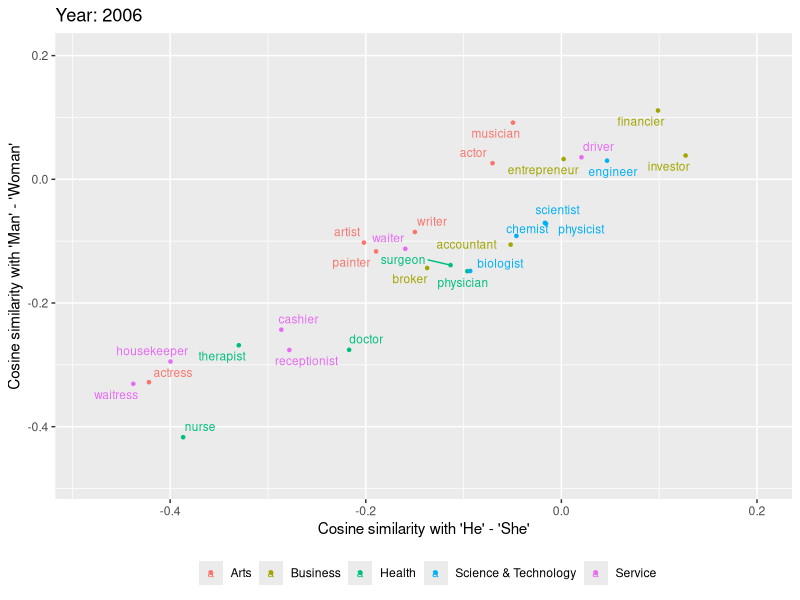
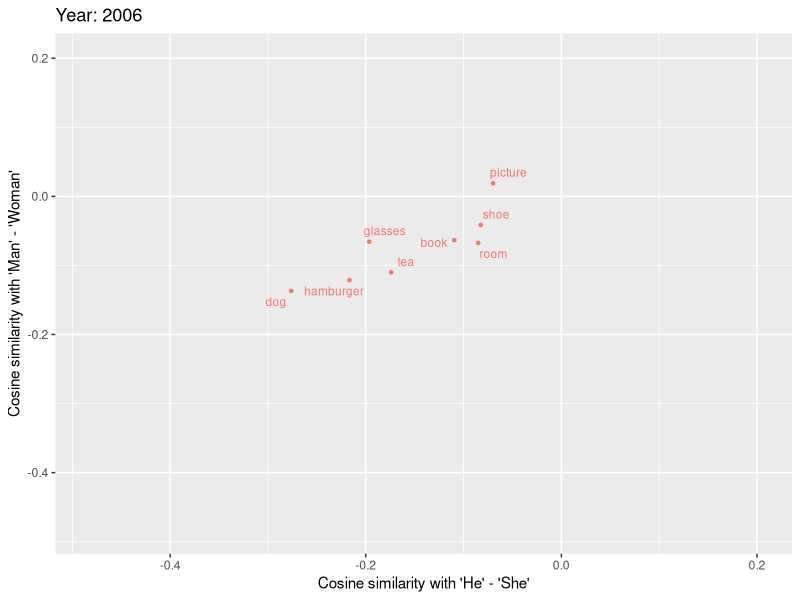
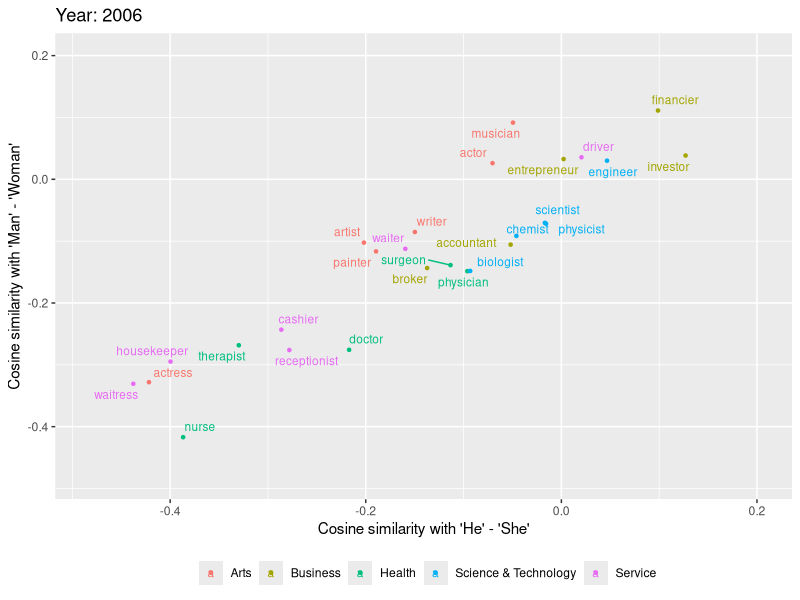
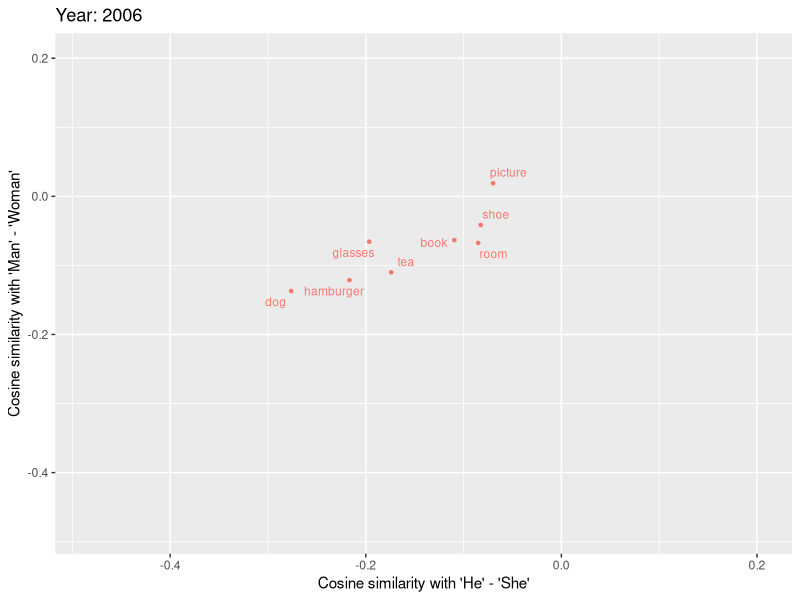
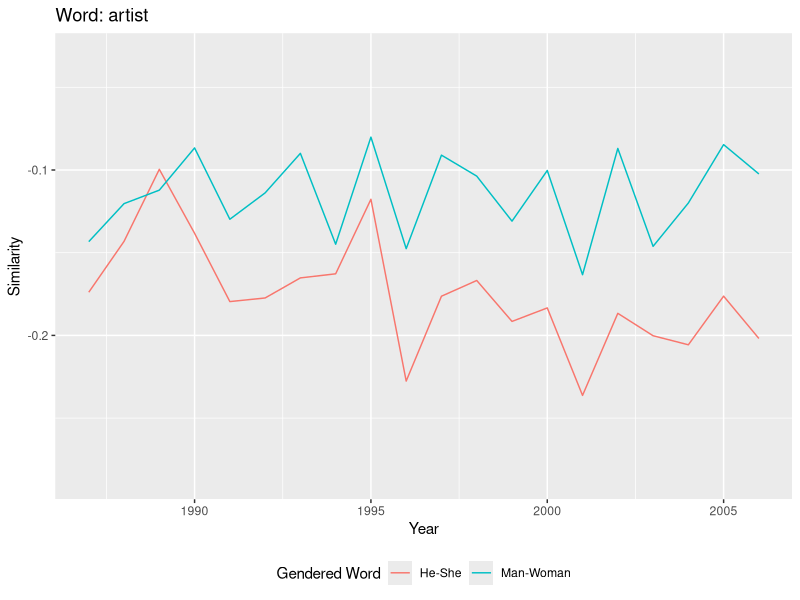
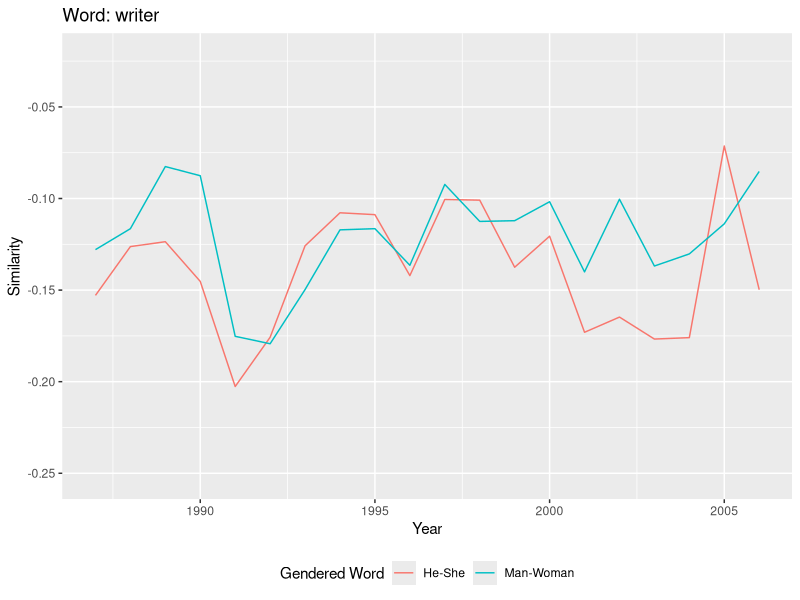
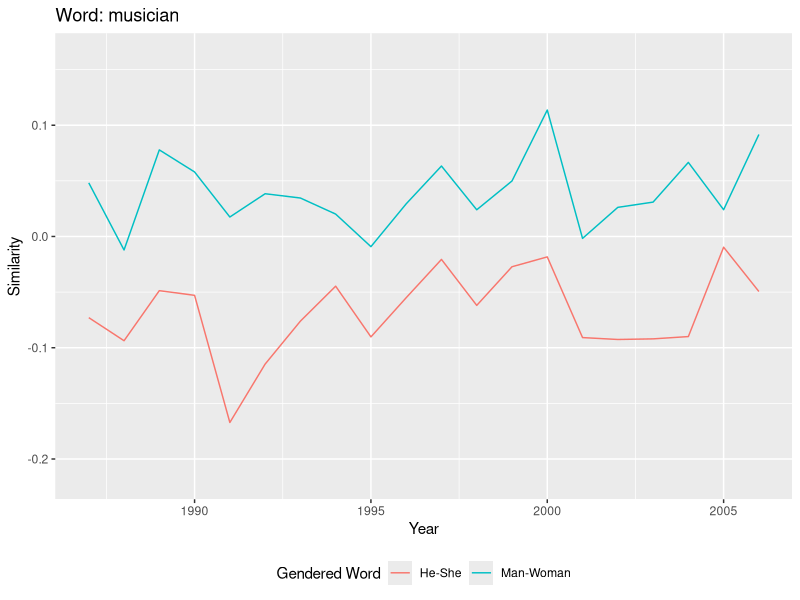
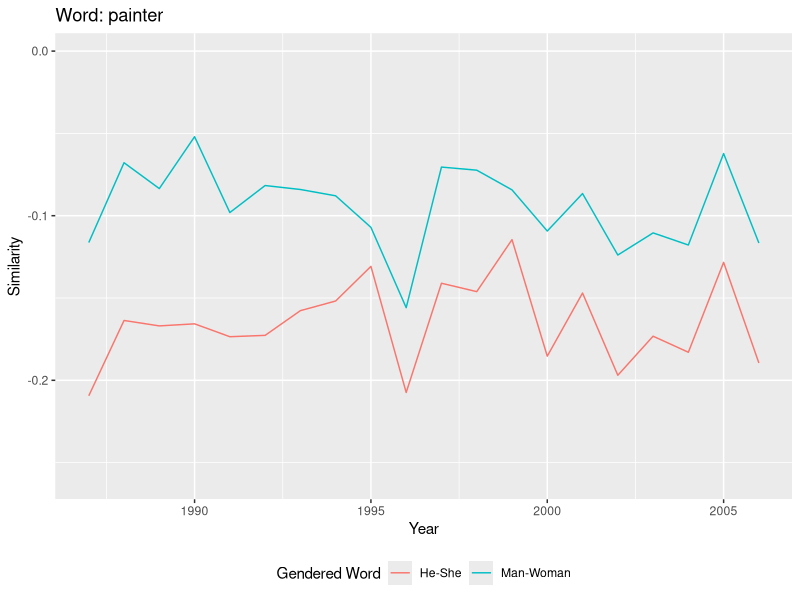

The R script that drew these images, in order:
library(tidyr)
library(dplyr)
library(ggplot2)
library(ggrepel)

w2v_df <- read.csv("projections.tsv", sep="\t")
curr_year <- 2006

gg_color_hue <- function(n) {
  hues = seq(15, 375, length = n + 1)
  hcl(h = hues, l = 65, c = 100)[1:n]
}

##########################
# PER YEAR - TOPIC WORDS #
##########################
cols <- gg_color_hue(5)

min_proj <- min(w2v_df$similarity)
max_proj <- max(w2v_df$similarity)

w2v_curr_df <- filter(w2v_df, year == curr_year, topic != 'neutral') %>%
                spread(key = word_diff, value = similarity)
names(w2v_curr_df)[c(4,5)] <- c("he_she","man_woman")
ggplot(w2v_curr_df, aes(x = he_she, y = man_woman, colour = topic)) +
  geom_point(size = .9) +
  geom_text_repel(aes(label = word), size = 3) +
  labs(x = "Cosine similarity with 'He' - 'She'", 
       y = "Cosine similarity with 'Man' - 'Woman'", 
       title = paste0("Year: ",curr_year)) +
  scale_colour_manual(name="",
                      values=cols,
                      breaks=c("arts","business","health","science&tech","service"),
                      labels=c("Arts", "Business", "Health", "Science & Technology", "Service")) +
  theme(legend.position = 'bottom') +
  xlim(min_proj,max_proj) + 
  ylim(min_proj,max_proj) 
ggsave(paste0("./Plots/Proj",curr_year,".png"), height = 5, width = 5)

#################
# NEUTRAL WORDS #
#################
w2v_curr_df <- filter(w2v_df, year == curr_year, topic == 'neutral') %>%
  spread(key = word_diff, value = similarity)
names(w2v_curr_df)[c(4,5)] <- c("he_she","man_woman")
ggplot(w2v_curr_df, aes(x = he_she, y = man_woman, colour = topic)) +
  geom_point(size = .9) +
  geom_text_repel(aes(label = word), size = 3) +
  labs(x = "Cosine similarity with 'He' - 'She'", 
       y = "Cosine similarity with 'Man' - 'Woman'", 
       title = paste0("Year: ",curr_year)) +
  theme(legend.position = "none") +
  xlim(min_proj,max_proj) + 
  ylim(min_proj,max_proj) 
ggsave(paste0("./Plots/ProjNeutral",curr_year,".png"), height = 5, width = 5)

#############
# OVER TIME #
#############
words <- unique(w2v_df$word)
for (w in words) {
  w2v_word_df <- filter(w2v_df, word == w)
  ggplot(w2v_word_df, aes(x = year, y = similarity, colour = word_diff, group = word_diff)) +
               geom_line() +
               labs(x = "Year", y = "Similarity", colour = "Gendered Word", title = paste0("Word: ", w)) +
               theme(legend.position = 'bottom') +
               ylim(min(w2v_word_df$similarity)-0.05,max(w2v_word_df$similarity)+0.05)
  ggsave(paste0("./Plots/Word",w,"OT.png"))
}